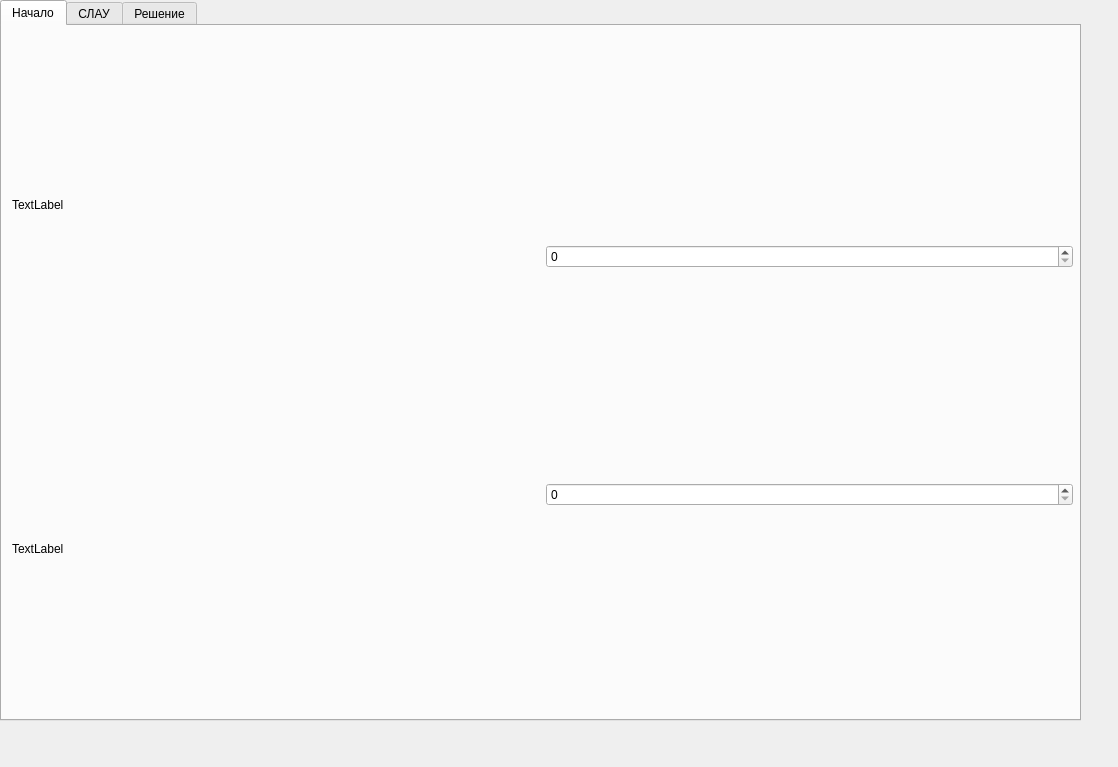
<?xml version="1.0" encoding="UTF-8"?>
<ui version="4.0">
 <class>MainWindow</class>
 <widget class="QMainWindow" name="MainWindow">
  <property name="geometry">
   <rect>
    <x>0</x>
    <y>0</y>
    <width>1118</width>
    <height>767</height>
   </rect>
  </property>
  <property name="windowTitle">
   <string>MainWindow</string>
  </property>
  <widget class="QWidget" name="centralwidget">
   <widget class="QWidget" name="verticalLayoutWidget">
    <property name="geometry">
     <rect>
      <x>0</x>
      <y>0</y>
      <width>1081</width>
      <height>721</height>
     </rect>
    </property>
    <layout class="QVBoxLayout" name="verticalLayout">
     <item>
      <widget class="QTabWidget" name="tabWidget">
       <property name="currentIndex">
        <number>0</number>
       </property>
       <widget class="QWidget" name="tab_1">
        <attribute name="title">
         <string>Начало</string>
        </attribute>
        <widget class="QWidget" name="">
         <property name="geometry">
          <rect>
           <x>10</x>
           <y>10</y>
           <width>1061</width>
           <height>681</height>
          </rect>
         </property>
         <layout class="QHBoxLayout" name="horizontalLayout">
          <item>
           <layout class="QVBoxLayout" name="verticalLayout_3">
            <item>
             <widget class="QLabel" name="label">
              <property name="text">
               <string>TextLabel</string>
              </property>
             </widget>
            </item>
            <item>
             <widget class="QLabel" name="label_2">
              <property name="text">
               <string>TextLabel</string>
              </property>
             </widget>
            </item>
           </layout>
          </item>
          <item>
           <layout class="QVBoxLayout" name="verticalLayout_4">
            <item>
             <widget class="QSpinBox" name="spinBox"/>
            </item>
            <item>
             <widget class="QSpinBox" name="spinBox_2"/>
            </item>
           </layout>
          </item>
         </layout>
        </widget>
       </widget>
       <widget class="QWidget" name="tab_2">
        <attribute name="title">
         <string>СЛАУ</string>
        </attribute>
       </widget>
       <widget class="QWidget" name="tab_3">
        <attribute name="title">
         <string>Решение</string>
        </attribute>
        <widget class="QWidget" name="verticalLayoutWidget_2">
         <property name="geometry">
          <rect>
           <x>0</x>
           <y>0</y>
           <width>1081</width>
           <height>691</height>
          </rect>
         </property>
         <layout class="QVBoxLayout" name="verticalLayout_2">
          <item>
           <widget class="QPlainTextEdit" name="plainTextEdit"/>
          </item>
         </layout>
        </widget>
       </widget>
      </widget>
     </item>
    </layout>
   </widget>
  </widget>
 </widget>
 <resources/>
 <connections/>
</ui>
